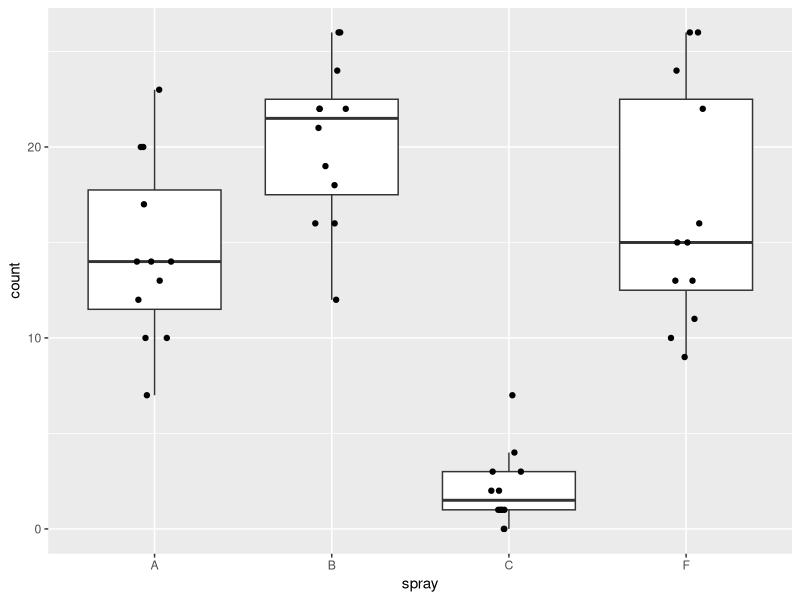
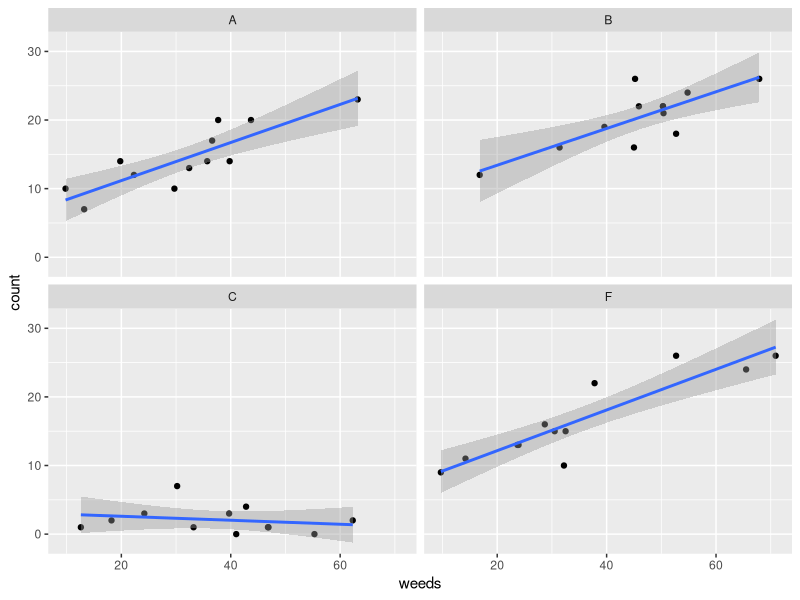
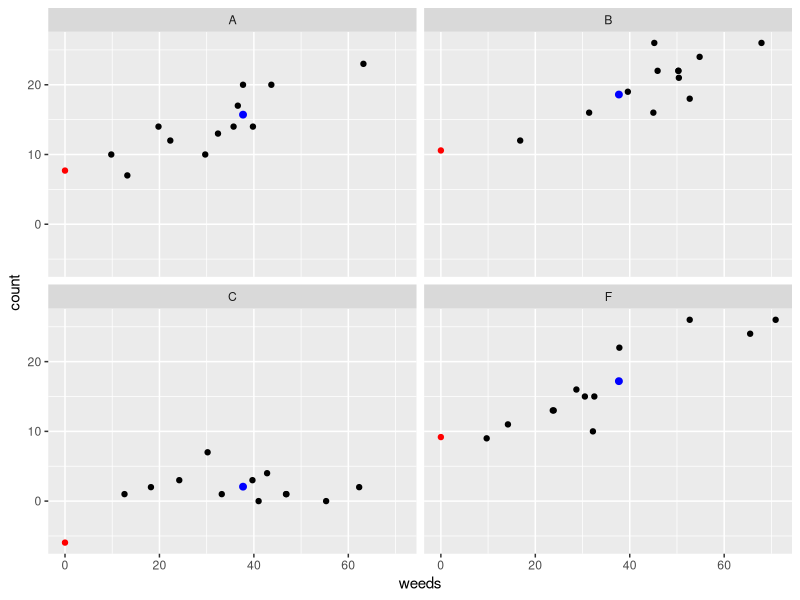
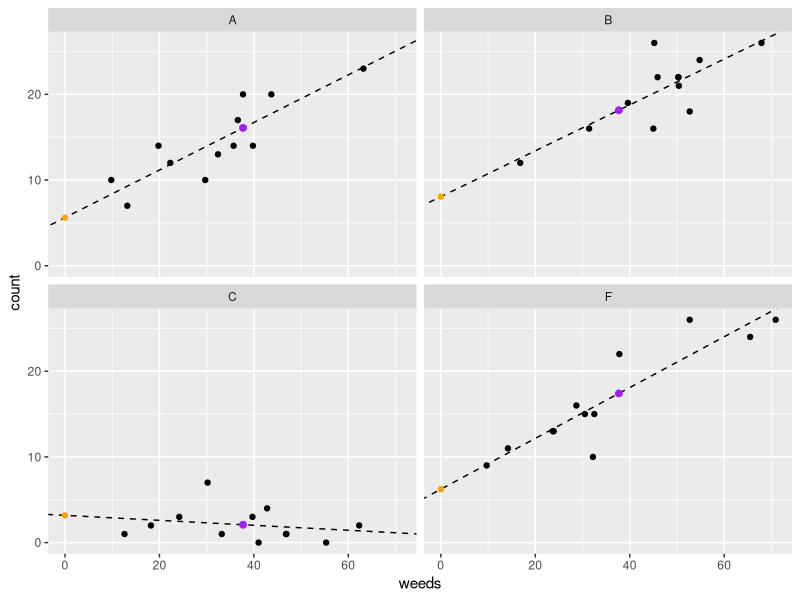
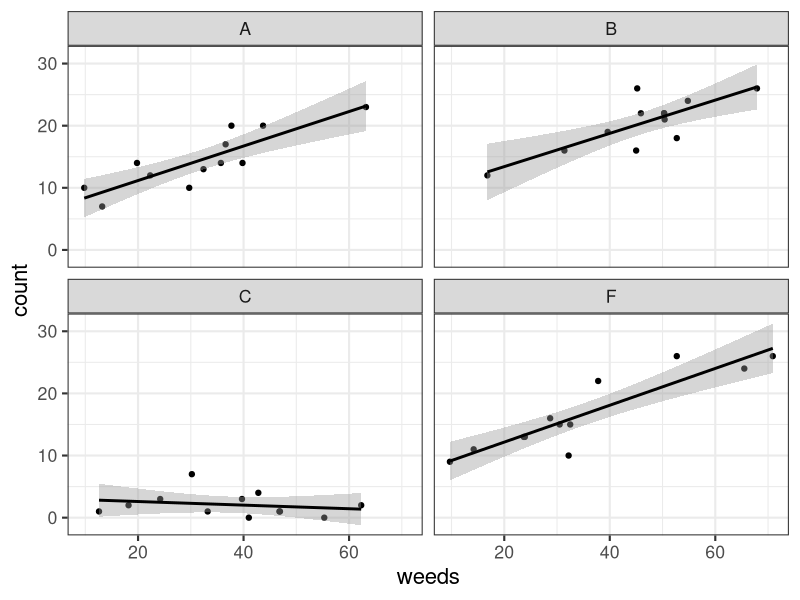

Generate these figures, in order, with R:
# LOAD AND PROCESS DATA ####
library(tidyverse)   ### load tidyverse
library(car)         ### load car package, which is helpful for analyzing linear models
library(emmeans)     ### load emmeans package, which is helpful for getting means from linear models
library(glmmTMB)

# ANCOVA ####
#### assemble data with covariate (don't worry about the code...it just makes up some data)##
set.seed(17)
data("InsectSprays")
d <- InsectSprays %>% filter(spray=='A'|spray=='B'|spray=='C'|spray=='F') %>% droplevels()
d$count[13:24] <- d$count[13:24]+5
d$weeds <- abs(round(rnorm(48,2*d$count,10),1))
d$weeds[25:36] <- c(55.3,46.8,30.2,62.3,24.2,33.2,18.2,12.6,39.7,41.0,46.9,42.8)
######################################################################## --

## plot raw data ####
ggplot(d, aes(x=spray,y=count)) + geom_boxplot(outlier.shape = NA) + geom_jitter(height=0,width=.1) 

anova_means <- emmeans(lm(count~spray, data=d), pairwise~spray) 
anova_means

## plot out data with weed cover ####
ggplot(d, aes(x=weeds,y=count)) + geom_point() + facet_wrap(~spray) + geom_smooth(method='lm')


# ANCOVA: multiple intercept model ####

lm1i <- glmmTMB(count ~ spray + weeds, data=d)

Anova(lm1i, type=2) ## Anova table with Type II sums of squares

summary(lm1i) ## model coefficients

## calculate estimated marginal mean for each group (ie. groups means after accounting for the effect of weeds)
ancova_means <- emmeans(lm1i, pairwise~spray)  
ancova_means

## extract the emmean means (ie. group means after accounting for the effect of weeds)
## this code is just for adding features of the model to the graph
lm1i_coef <- as.data.frame(emmeans(lm1i, ~spray))
## extract intercepts and add slopes into new dataframe
lm1i_coef2 <- as.data.frame(emmeans(lm1i, ~spray, at=list(weeds=0)))
lm1i_coef2$slope <- coef(lm1i)[5]


## plot the data with the fitted model
ggplot(data=d, aes(x=weeds,y=count)) + geom_point() + facet_wrap(~spray) + 
  geom_abline(data=lm1i_coef2, aes(intercept=emmean, slope=slope))+
  geom_point(data=lm1i_coef2, aes(x=0,y=emmean),color="red")+
  geom_point(data=lm1i_coef, aes(x=mean(d$weeds),y=emmean),color="blue", size=2)



# ANCOVA: multiple intercept AND slope model ####

lm1is <- glmmTMB(count ~ spray + weeds + spray:weeds, data=d)
## same as above: glmmTMB(count ~ spray * weeds, data=d)

Anova(lm1is, type=2)

summary(lm1is)


## calculate estimated marginal mean for each group (ie. groups means after accounting for the effect of weeds)
ancova_is_means <- emmeans(lm1is, pairwise~spray)  
ancova_is_means

## calculate the slope for each group
ancova_is_slopes <- emtrends(lm1is, pairwise~spray, var="weeds", infer=T)  
ancova_is_slopes

## extract the emmean means (ie. group means after accounting for the effect of weeds)
lm1is_coef <- as.data.frame(emmeans(lm1is, ~spray))

## extract intercepts and add slopes into new dataframe
lm1is_coef2a <- as.data.frame(emmeans(lm1is, ~spray, at=list(weeds=0)))
lm1is_coef2b <- as.data.frame(emtrends(lm1is, var="weeds"))
lm1is_coef2 <- full_join(lm1is_coef2a,lm1is_coef2b,by="spray")

## plot the data with the fitted model
ggplot(data=d, aes(x=weeds,y=count)) + geom_point() + facet_wrap(~spray) + 
  geom_abline(data=lm1is_coef2, aes(intercept=emmean, slope=weeds.trend), lty=2)+
  geom_point(data=lm1is_coef2, aes(x=0,y=emmean),color="orange")+
  geom_point(data=lm1is_coef, aes(x=mean(d$weeds),y=emmean),color="purple", size=2)


# nice plot out data with weed cover ####
ggplot(d, aes(x=weeds,y=count)) + geom_point() + facet_wrap(~spray) + 
  geom_smooth(method='lm', color='black')+theme_bw(base_size = 16)
